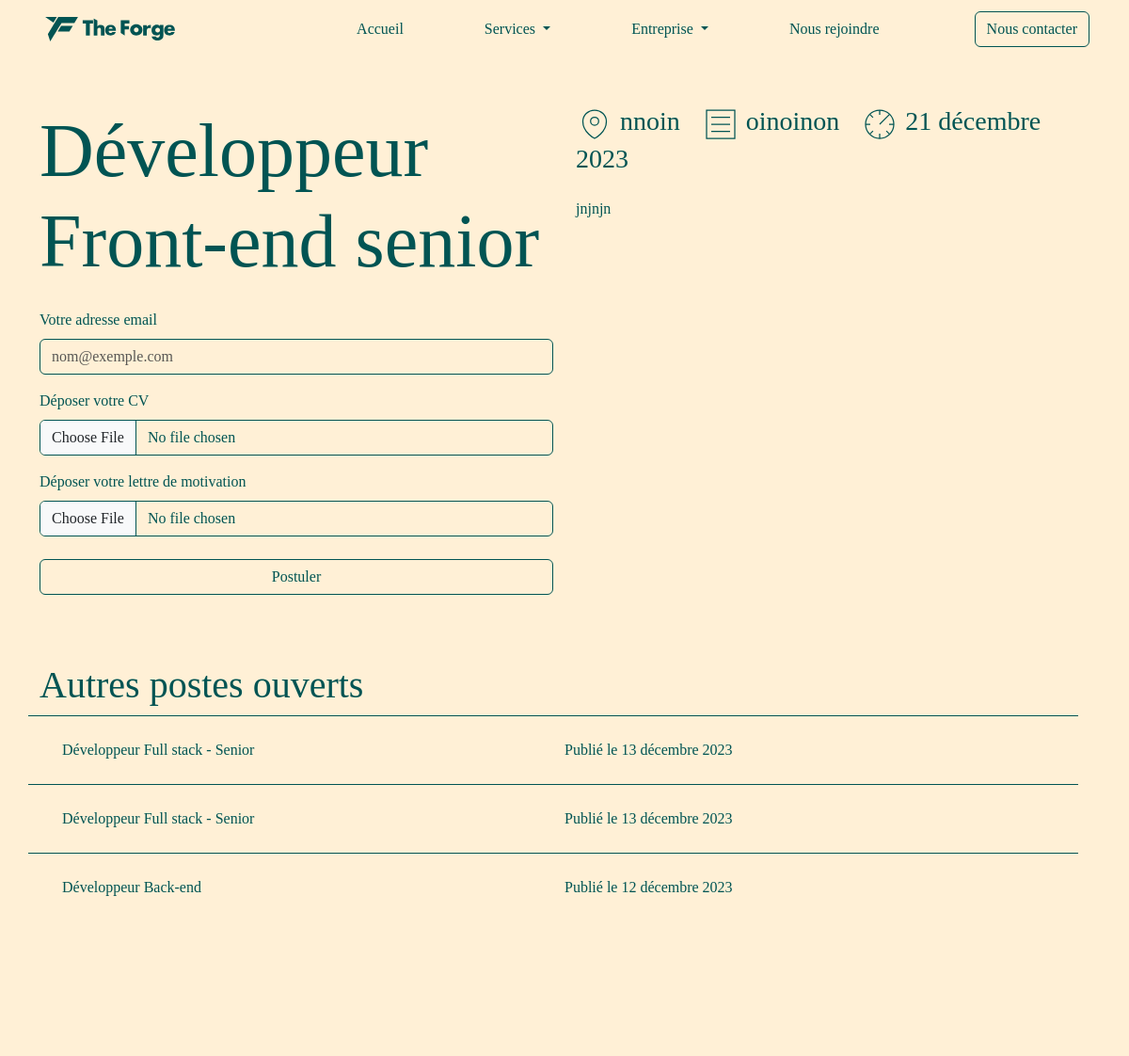
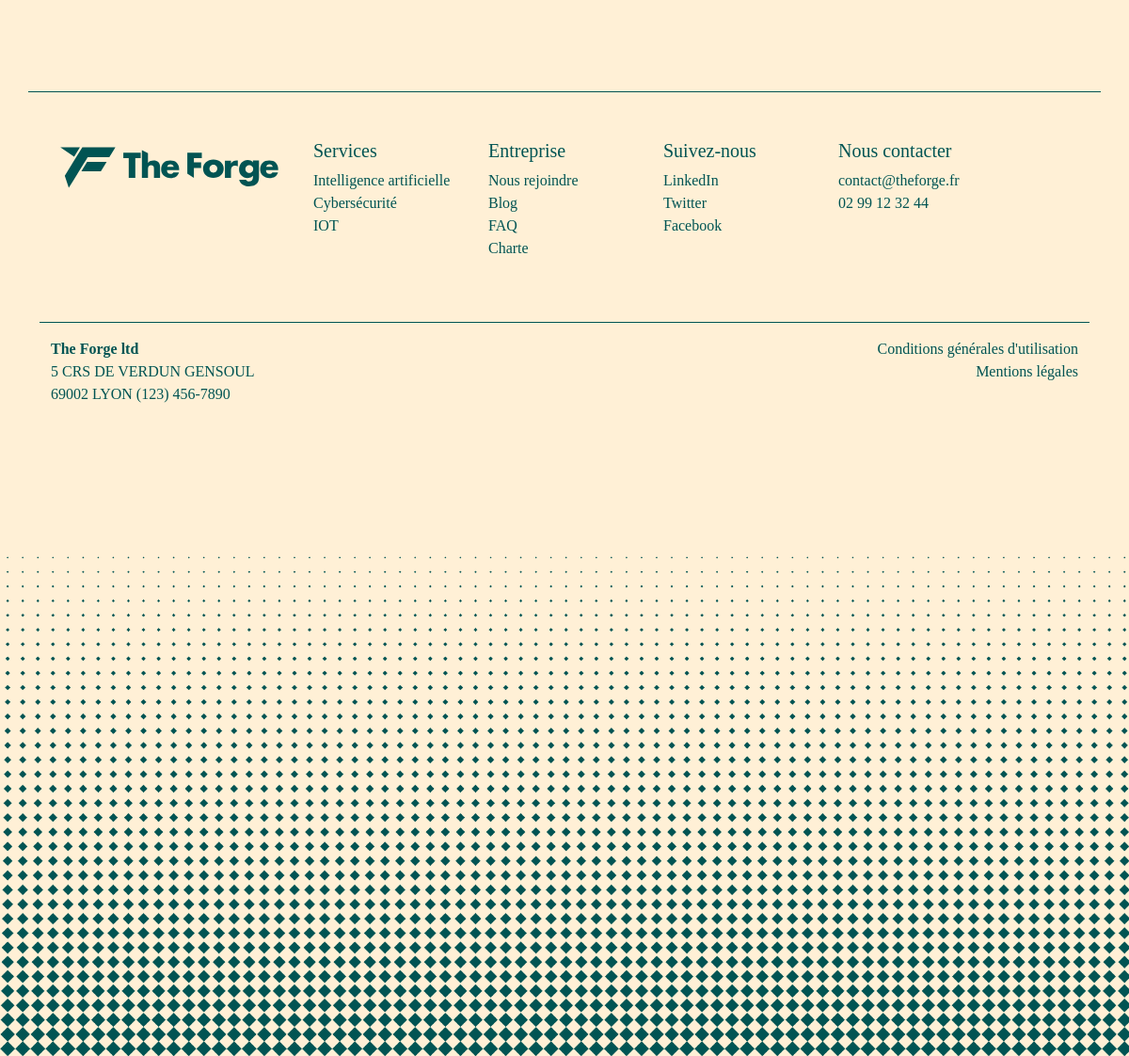
/job/1, run on the app's committed database (2 pictures, top to bottom).
### Main/models.py (models this page shows, shortened)
class Job(models.Model):
    title = models.CharField(max_length=200)
    description = models.TextField()
    location = models.CharField(max_length=100)
    type = models.CharField(max_length=50)  # Par exemple, plein temps, partiel, freelance
    posted_at = models.DateTimeField(auto_now_add=True)
    last_date_to_apply = models.DateField()
    class Meta:
        ordering = ['-posted_at']

### Main/views.py (the view)
# urls.py: path('job/<int:pk>', views.Job_Detail, name='job'),
def Job_Detail(request, pk):
    job = get_object_or_404(Job, pk=pk)
    jobs = Job.objects.all()
    context = {"job": job, 'jobs': jobs}
    if request.method == "POST":
        application = Applicant(
            email=request.POST.get('email'),
            job=job,
            cv = request.FILES.get('cv'),
            cover_letter = request.FILES.get('cover_letter'),
            )
        application.save()
        context = {'job_title': job.title}  # Remplacez par les données réelles
        email = request.POST.get('email')
        email_template = get_template(os.path.join(settings.BASE_DIR, 'Main/templates/Main/job_confirmation.html'))
        subject = 'Message reçu !'
        email_body = email_template.render(context)
        from_email = settings.EMAIL_HOST_USER
        recipient_list = [email]
        email = EmailMessage(subject, email_body, from_email, recipient_list)
        email.content_subtype = 'html'
        email.send()
        admin_email = EmailMessage(
            f'Nouvelle candidature pour {job.title}',
            f'Une nouvelle candidature a été soumise pour le poste : {job.title}.',
            settings.EMAIL_HOST_USER,
            ['bdiouipierre@gmail.com']  # Remplacez par l'email de l'administrateur
        )
        cv_file = request.FILES.get('cv')
        cover_letter_file = request.FILES.get('cover_letter')
        if cv_file:
            admin_email.attach(cv_file.name, cv_file.read(), cv_file.content_type)
        if cover_letter_file:
            admin_email.attach(cover_letter_file.name, cover_letter_file.read(), cover_letter_file.content_type)
        admin_email.send()
        messages.success(request, 'Votre candidature a bien été envoyée !')
        return redirect('Main:join')
    else :
        return render(request, 'Main/Job.html', context)

### Main/templates/Main/Job.html (shortened to what this page needs)
{% load static %}
<!doctype html>
<html lang="en">
  <head>
    <link href="https://cdn.jsdelivr.net/npm/bootstrap@5.3.2/dist/css/bootstrap.min.css" rel="stylesheet">
    <link href="{% static 'css/join.css' %}" rel="stylesheet">
    <link rel="stylesheet" href="https://use.typekit.net/eqx7rzk.css">
  </head>
  <body style="background-color:#FFF0D6 !important; color: #015453 !important; font-family: 'articulat-cf' !important;">
  <header>
  <div class="container">
    <nav class="navbar navbar-expand-lg fixed-top navbar-light" id="mainNavbar" style="background-color:#FFF0D6 !important; color:#015453 !important;">
      <div class="container">
      <a class="navbar-brand" href="{% url 'Main:index' %}">
        <img src="{% static 'Logos/Principal/Principal_vert.svg' %}" alt="Logo The Forge" width="150">
      </a>
      <div class="collapse navbar-collapse m-auto" id="navbarNavDropdown">
        <ul class="navbar-nav m-auto">
          <li class="nav-item">
            <a class="nav-link" href="{% url 'Main:index' %}">Accueil</a>
          </li>
          <li class="nav-item dropdown">
            <a class="nav-link dropdown-toggle" href="#" role="button" data-bs-toggle="dropdown" aria-expanded="false">
              Services
            </a>
          </li>
          <li class="nav-item dropdown">
            <a class="nav-link dropdown-toggle" href="#" role="button" data-bs-toggle="dropdown" aria-expanded="false">
              Entreprise
            </a>
          </li>
          <li class="nav-item">
            <a class="nav-link" href="{% url 'Main:join' %}">Nous rejoindre</a>
          </li>
        </ul>
          <a type="button" class="btn btn-outline-vert contact-item" href="{% url 'Main:contact' %}">Nous contacter</a>
      </div>
    </div>
    </nav>
  </div>
</header>
  <Main>
    <section>
      <div class="container" style="margin-top:7rem;">
          <div class="row justify-content-center fade-up">
              <div class="col-md-6 col-sm-12 mb-4">
                  <div class="display-1">{{job.title}}</div>
                  <form method="POST" enctype="multipart/form-data">
                    <div class="mb-3 mt-4">
                      <label for="exampleFormControlInput1" class="form-label">Votre adresse email</label>
                      <input type="email" class="form-control" name='email' id="exampleFormControlInput1" placeholder="nom@exemple.com" style="background-color:transparent; color:#015453; border-color:#015453; box-shadow: 0 0 0px transparent;" required>
                    </div>
                    <div class="mb-3 mt-3">
                      <label for="CVfile" class="form-label">Déposer votre CV</label>
                      <input class="form-control" accept='.pdf' type="file" id="CVfile" name="cv" style="background-color:transparent; color:#015453; border-color:#015453;" required>
                    </div>
                    <div class="mb-3">
                      <label for="CoverLetter" class="form-label">Déposer votre lettre de motivation</label>
                      <input class="form-control" accept='.pdf' type="file" name="cover_letter" id="CoverLetter" style="background-color:transparent; color:#015453; border-color:#015453;" required>
                    </div>
                    <button class="btn btn-outline-vert w-100 mt-2">Postuler</button>
                  </form>
              </div>
              <div class="col-md-6 col-sm-12">
                <h3>
                    <svg xmlns="http://www.w3.org/2000/svg" width="40" height="40" viewBox="0 0 64 64" fill="none" stroke-width="2px" stroke="#015453"><path d="M12 27.2C12 46.4 32 56 32 56s20-9.6 20-28.8C52 16.6 43.05 8 32 8s-20 8.6-20 19.2z"/><circle cx="32" cy="26.88" r="6.88"/></svg>
                    {{job.location}}
                    <svg class="ms-3" xmlns="http://www.w3.org/2000/svg" width="40" height="40" viewBox="0 0 64 64" fill="none" stroke-width="2px" stroke="#015453"><path d="M16 20h32M16 44h32M48 32H16M8 8h48v48H8z"/></svg>
                    {{job.type}}
                    <svg class="ms-3" xmlns="http://www.w3.org/2000/svg" width="40" height="40" viewBox="0 0 64 64" fill="none" stroke-width="2px" stroke="#015453"><path d="M32 8v8M32 56v-8M56 32h-8M8 32h8M48.97 15.03L32 32M15.03 48.97l5.66-5.66M48.97 48.97l-5.66-5.66M15.03 15.03l5.66 5.66"/><circle cx="32" cy="32" r="24"/></svg>
                    {{job.last_date_to_apply}}</h3>
                  <p class="mt-4">{{job.description|linebreaksbr}}</p>
              </div>
          </div>
      </div>
    </section>
   <section id="PostesOuverts">
     <div class="container m-auto mt-5 fade-up">
       <h1 class="text-vert">Autres postes ouverts</h1>
       <div class="row m-auto">
         {% for j in jobs %}
         {% if j %}
           {% if j.title != job.title and j.title != 'candidature_libre' %}
           <a href="{% url 'Main:job' j.pk %}" class="row col-12 p-4 justify-content-between borderTop job">
             <div class="col-6 text-vert">{{j.title}}</div>
             <div class="col-6 text-vert">Publié le {{j.posted_at|date:"d F Y"}}</div>
           </a>
           {% endif %}
         {% else %}
         <p>Aucun poste ouvert pour le moment.</p>
         {% endif %}
         {% endfor %}
       </div>
     </div>
   </section>
  </Main>
  <footer class="footer text-vert" style="margin-top:15rem; background-color:#FFF0D6;">
  <div class="container text-vert borderTop">
    <div class="row m-auto text-vert" style="padding-top:50px; padding-bottom:50px;">
      <div class="col-md-3 mb-3 mb-md-0 text-vert">
        <img src="{% static 'Logos/Principal/Principal_vert.svg' %}" alt="Logo" height="60">
      </div>
      <div class="col-md-2 mb-3 mb-md-0 bleu">
        <h5>Services</h5>
        <ul class="list-unstyled">
          <li><a href="{% url 'Main:ai' %}" class="text-vert">Intelligence artificielle</a></li>
          <li><a href="{% url 'Main:cyber' %}" class="text-vert">Cybersécurité</a></li>
          <li><a href="{% url 'Main:iot' %}" class="text-vert">IOT</a></li>
        </ul>
      </div>
      <div class="col-md-2">
        <h5>Entreprise</h5>
        <ul class="list-unstyled">
          <li><a href="{% url 'Main:join' %}" class="text-vert">Nous rejoindre</a></li>
          <li><a href="{% url 'Main:blog' %}" class="text-vert">Blog</a></li>
          <li><a href="{% url 'Main:faq' %}" class="text-vert">FAQ</a></li>
          <li><a href="{% url 'Main:charte' %}" class="text-vert">Charte</a></li>
        </ul>
      </div>
      <div class="col-md-2">
        <h5>Suivez-nous</h5>
        <ul class="list-unstyled">
          <li><a href="#" class="text-vert">LinkedIn</a></li>
          <li><a href="#" class="text-vert">Twitter</a></li>
          <li><a href="#" class="text-vert">Facebook</a></li>
        </ul>
      </div>
      <div class="col-md-2">
        <h5>Nous contacter</h5>
        <ul class="list-unstyled">
          <li><a href="mailto:contact@theforge.fr" class="text-vert">contact@theforge.fr</a></li>
          <li><a href="tel:0299123244" class="text-vert">02 99 12 32 44</a></li>
        </ul>
      </div>
    </div>
    <div class="borderTop row pt-3 justify-content-around m-auto">
      <div class="col-6 flex-grow-1">
        <address class="">
          <strong>The Forge ltd</strong><br>
          5 CRS DE VERDUN GENSOUL<br>
          69002 LYON
          <abbr title="Phone"></abbr> (123) 456-7890
        </address>
      </div>
      <div class="col-6 align-items-end" style="text-align:right">
         <a href="{% url 'Main:Conditions' %}" class="text-vert unstyled" style="text-align:right; margin:0 !important; margin-bottom:0px !important;">Conditions générales d'utilisation</a><br>
        <a href="{% url 'Main:Mentions' %}" class="text-vert unstyled" style="text-align:right; margin:0 !important; margin-bottom:0px !important;">Mentions légales</a>
      </div>
    </div>
  </div>
    <img src="{% static 'Assets/Motifs/horizontale/footer_vert.png' %}" width="100%" style="">
</footer>
  </body>
</html>

### static/css/join.css (style rules this page uses)
.borderTop { border-style:solid none none none; border-color:#015453 !important; ; border-width:1px; }
.nav-link { color:#015453; !important; text-decoration:None; }
.nav-item { color:#015453; !important; margin-left:70px; }
.contact-item { position:relative; right:0%; }
.footer { background-color: #1D1D1D; color: #015453; }
.footer address { font-style: normal; color: #015453; }
.nav-link, .nav-link:visited { color: #015453 !important; }
.btn-outline-vert { color: #015453; border-color: #015453; }
.text-vert { color:#015453 !important; }
a.text-vert { text-decoration:none !important; }
.job { text-decoration: none; }
.fade-up { opacity: 0; transform: translateY(20px); visibility: hidden; transition: opacity 0.6s ease-out, transform 0.6s ease-out; will-change: opacity, visibility, transform; }
.fade-up.visible { opacity: 1; transform: translateY(0); visibility: visible; }

### data on the page
Job: title "Développeur Front-end senior", location "nnoin", type "oinoinon", last_date_to_apply "21 décembre 2023", description "jnjnjn"
Job: title "Développeur Full stack - Senior", posted_at "13 décembre 2023"
Job: title "Développeur Full stack - Senior", posted_at "13 décembre 2023"
Job: title "Développeur Back-end", posted_at "12 décembre 2023"
